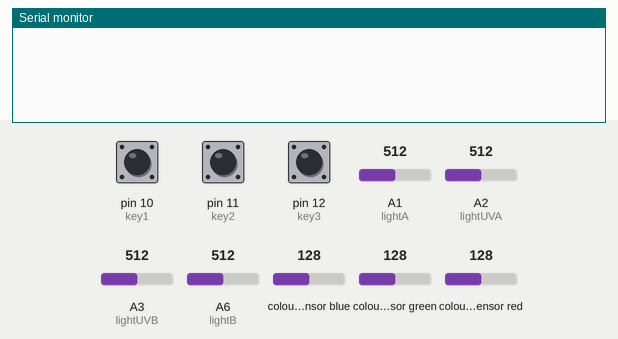
Simulated run of this sketch. Board: Arduino Nano, built with avr-gcc and run on an emulated ATmega328P. Shown: the last lines printed to the serial monitor. Inputs (shaded band) come from the test bench; at power-on: A1 (lightA) = 512, A6 (lightB) = 512, pin 10 (key1) HIGH, pin 11 (key2) HIGH, pin 12 (key3) HIGH, A2 (lightUVA) = 512, A3 (lightUVB) = 512, colour sensor blue 128, colour sensor green 128, colour sensor red 128. The audio player accepts every command and is not drawn.

Above: at 1.7 s.
1.8 s: A1 (lightA) set to 992
4.8 s: A6 (lightB) set to 425
At 7.72 s:
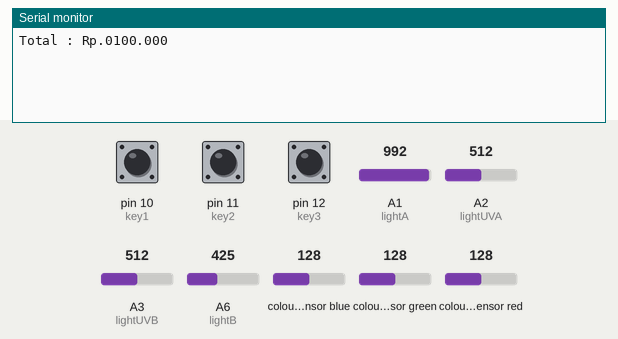
7.8 s: A6 (lightB) set to 399
At 8.5 s:
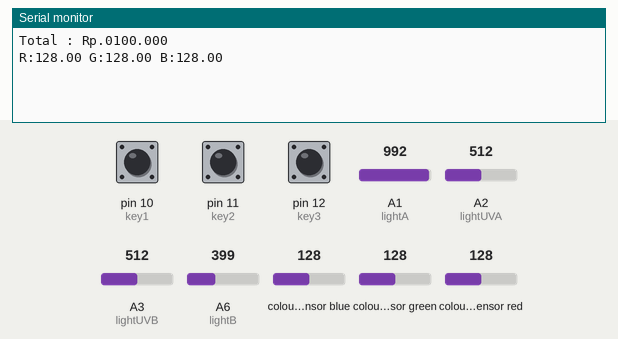

Measured:
- the behaviour switches between 408 and 407 on A6 (lightB) (found by bisection; images 1 and 2)
- after the input at 7.8 s, the serial monitor: prints a new line at once (image 2)

The sketch:

Pocket_Bill.ino
```cpp
#include <Wire.h>
#include "Arduino.h"
#include "DFRobotDFPlayerMini.h"
#include "Adafruit_TCS34725.h"

#include <SoftwareSerial.h>
SoftwareSerial softSerial(8,9);
#define FPSerial softSerial

#define lightA    A1
#define lightB    A6
#define lightUVA  A2
#define lightUVB  A3

#define key1 10
#define key2 11
#define key3 12

#define commonAnode true
Adafruit_TCS34725 tcs = Adafruit_TCS34725(TCS34725_INTEGRATIONTIME_50MS, TCS34725_GAIN_4X);
float color[3];
int brightA,brightB,UVA,UVB;
const int cashNumb[7] = {100,50,20,10,5,2,1};
int note=0,Numb = 0, totalCash = 0;
bool volUP, volDN, keyOK;
bool statusObj = false, statusNote = false;

DFRobotDFPlayerMini myDFPlayer;

void setup() {
  Serial.begin(115200);
  FPSerial.begin(9600);
  tcs.begin();

  pinMode(lightA, INPUT);
  pinMode(lightB, INPUT);
  pinMode(lightUVA, INPUT);
  pinMode(lightUVB, INPUT);
  pinMode(key1, INPUT);
  pinMode(key2, INPUT);
  pinMode(key3, INPUT);

  myDFPlayer.begin(FPSerial,true,true);
  myDFPlayer.setTimeOut(500);

  myDFPlayer.volume(25);  //Set volume value (0~30).
}

void voice(int nominal)
{
  int satuan = nominal%10/1;
  int puluhan = nominal%100/10;
  int ratusan = nominal%1000/100;
  int ribuan = nominal%10000/1000;

  if(ribuan > 0){if(ribuan == 1){myDFPlayer.play(11);delay(1000);} else{myDFPlayer.play(ribuan+1);delay(2000);} myDFPlayer.play(14);delay(2000);}
  if(ratusan > 0){if(ratusan == 1){myDFPlayer.play(11);delay(1000);} else{myDFPlayer.play(ratusan+1);delay(2000);}myDFPlayer.play(16);delay(2000);}
  if(puluhan > 0){if(puluhan == 1){myDFPlayer.play(11);delay(1000);} else{myDFPlayer.play(puluhan+1);delay(2000);} myDFPlayer.play(1);delay(2000);}
  if(satuan > 0){if(satuan == 1){myDFPlayer.play(11);delay(1000);} else{myDFPlayer.play(satuan+1);delay(2000);}} myDFPlayer.play(13);delay(2000);

  Serial.println();
  Serial.print("Total : Rp.");
  Serial.print(ribuan);
  Serial.print(ratusan);
  Serial.print(puluhan);
  Serial.print(satuan);
  Serial.println(".000");
}

void loop() {
  brightA = analogRead(lightA);
  brightB = analogRead(lightB);
  UVA = analogRead(lightUVA);
  UVB = analogRead(lightUVB);
  volUP = digitalRead(key1);
  volDN = digitalRead(key2);
  keyOK = digitalRead(key3);

  if(!volUP){note++; delay(500);}
  if(!volDN){note--; delay(500);}

  if(note<0){note=0;}
  else if(note>18){note=18;}
  if(!keyOK){voice(totalCash);totalCash = 0; delay(500);}

  if(brightA+brightB >= 1400){statusObj = true;}
  else{statusObj = false;}

  if(!statusNote and statusObj)
  {
    delay(500);
    statusNote = true;
    tcs.setInterrupt(false);
    delay(60);
    tcs.getRGB(&color[0], &color[1], &color[2]);
    tcs.setInterrupt(true);
    Neural_Network();
    voice(cashNumb[Numb]);
  }
  if(statusNote and !statusObj)
  {
    statusNote = false; myDFPlayer.play(18);
    totalCash += cashNumb[Numb];
    Serial.print("R:"); Serial.print(color[0]);
    Serial.print(" G:"); Serial.print(color[1]);
    Serial.print(" B:"); Serial.print(color[2]);
//    Serial.print(" ST"); Serial.print(statusObj);
//    Serial.print(" "); Serial.print(UVA);
//    Serial.print(" "); Serial.print(UVB);
    Serial.print("\n");
    delay(500);
  }
//    Serial.print("R:"); Serial.print(color[0]);
//    Serial.print(" G:"); Serial.print(color[1]);
//    Serial.print(" B:"); Serial.print(color[2]);
//    Serial.print(" SA"); Serial.print(brightA);
//    Serial.print(" SB"); Serial.print(brightB);
//    Serial.print(" UVA"); Serial.print(UVA);
//    Serial.print(" UVB"); Serial.print(UVB);
//    Serial.print("\n");
}
```

NeuralNetwork.ino
```cpp
#define NEURONS 7
#define HIDEN_NEURONS 3
#define NUM_Output 7

float SampleValue[7][3], Output[7], preData;
const float training_data[7][3] = {{86,88,72},    //100
                                   {50,100,90},   //50
                                   {55,108,65},   //20
                                   {60,94,80},    //10
                                   {73,95,66},    //5
                                   {63,105,65},   //2
                                   {0,0,0},};     //1
void Neural_Network()
{

    for(int j=0; j<NEURONS; j++)
    {
        Output[j] = 0;
        for(int i=0; i<HIDEN_NEURONS; i++)
        {
          SampleValue[j][i] = (1-abs(color[i] - training_data[j][i]));
          Output[j] += SampleValue[j][i];
//          Serial.print(SampleValue[j][i]);
        }
//        Serial.println();
    }

    preData = Output[0];
    for(int j=0; j<NUM_Output;j++)
    {if(preData < Output[j]){preData = Output[j]; Numb = j;}}

//    Serial.println("//////////////////////////////////////////////////////////");
//    Serial.print("Seratus Rubu Rupiah: ");Serial.println(Output[0]);
//    Serial.print("Lima Puluh Ribu Rupiah: ");Serial.println(Output[1]);
//    Serial.print("Dua Puluh Ribu Rupiah: ");Serial.println(Output[2]);
//    Serial.print("Sepuluh Ribu Rupiah: ");Serial.println(Output[3]);
//    Serial.print("Lima Ribu Rupiah: ");Serial.println(Output[4]);
//    Serial.print("Dua Ribu Rupiah: ");Serial.println(Output[5]);
//    Serial.print("Seribu Rupiah: ");Serial.println(Output[6]);
//    Serial.println("//////////////////////////////////////////////////////////");
//    Serial.println(preData);
//    Serial.println("//////////////////////////////////////////////////////////");
}
```
